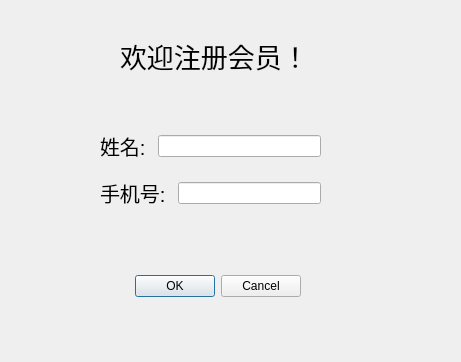
<?xml version="1.0" encoding="UTF-8"?>
<ui version="4.0">
 <class>registerVIP</class>
 <widget class="QDialog" name="registerVIP">
  <property name="geometry">
   <rect>
    <x>0</x>
    <y>0</y>
    <width>461</width>
    <height>362</height>
   </rect>
  </property>
  <property name="windowTitle">
   <string>Dialog</string>
  </property>
  <widget class="QDialogButtonBox" name="buttonBox">
   <property name="geometry">
    <rect>
     <x>130</x>
     <y>270</y>
     <width>171</width>
     <height>32</height>
    </rect>
   </property>
   <property name="orientation">
    <enum>Qt::Horizontal</enum>
   </property>
   <property name="standardButtons">
    <set>QDialogButtonBox::Cancel|QDialogButtonBox::Ok</set>
   </property>
  </widget>
  <widget class="QLabel" name="label_3">
   <property name="geometry">
    <rect>
     <x>120</x>
     <y>30</y>
     <width>201</width>
     <height>51</height>
    </rect>
   </property>
   <property name="font">
    <font>
     <pointsize>20</pointsize>
    </font>
   </property>
   <property name="text">
    <string>欢迎注册会员！</string>
   </property>
  </widget>
  <widget class="QWidget" name="">
   <property name="geometry">
    <rect>
     <x>100</x>
     <y>120</y>
     <width>221</width>
     <height>101</height>
    </rect>
   </property>
   <layout class="QVBoxLayout" name="verticalLayout">
    <item>
     <layout class="QHBoxLayout" name="horizontalLayout">
      <item>
       <widget class="QLabel" name="label">
        <property name="font">
         <font>
          <pointsize>15</pointsize>
         </font>
        </property>
        <property name="text">
         <string>姓名: </string>
        </property>
       </widget>
      </item>
      <item>
       <widget class="QLineEdit" name="name">
        <property name="maxLength">
         <number>6</number>
        </property>
       </widget>
      </item>
     </layout>
    </item>
    <item>
     <layout class="QHBoxLayout" name="horizontalLayout_2">
      <item>
       <widget class="QLabel" name="label_2">
        <property name="font">
         <font>
          <pointsize>15</pointsize>
         </font>
        </property>
        <property name="text">
         <string>手机号: </string>
        </property>
       </widget>
      </item>
      <item>
       <widget class="QLineEdit" name="phone">
        <property name="maxLength">
         <number>11</number>
        </property>
       </widget>
      </item>
     </layout>
    </item>
   </layout>
  </widget>
 </widget>
 <resources/>
 <connections>
  <connection>
   <sender>buttonBox</sender>
   <signal>accepted()</signal>
   <receiver>registerVIP</receiver>
   <slot>accept()</slot>
   <hints>
    <hint type="sourcelabel">
     <x>248</x>
     <y>254</y>
    </hint>
    <hint type="destinationlabel">
     <x>157</x>
     <y>274</y>
    </hint>
   </hints>
  </connection>
  <connection>
   <sender>buttonBox</sender>
   <signal>rejected()</signal>
   <receiver>registerVIP</receiver>
   <slot>reject()</slot>
   <hints>
    <hint type="sourcelabel">
     <x>316</x>
     <y>260</y>
    </hint>
    <hint type="destinationlabel">
     <x>286</x>
     <y>274</y>
    </hint>
   </hints>
  </connection>
 </connections>
</ui>
